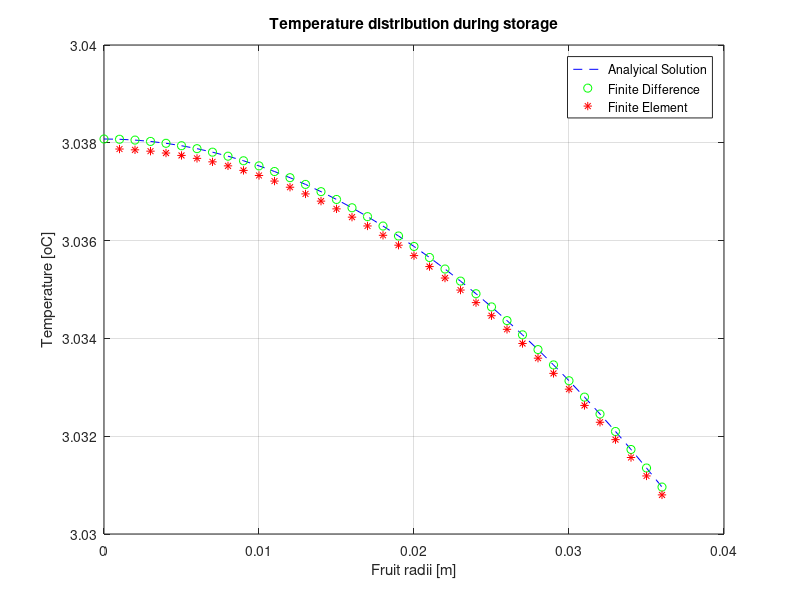

This chart was generated by the following MATLAB code:
%% Biological and Agricultural Engineering Department
% Modeling and Analysis of Physical and Biological Processes: EBS 270
% Homework No. 4 - Due Date: Jun 13, 2019
% Student: Guilherme De Moura Araujo
%% Start
clear all; clc;
%% Initialization of variables
T_Harvest = 26.7; % Ambiente Temperature at Harvest, (oC)
T_Storage = 3; % Storage temperature (oC)
rho = 998; % Density of orange (km/m3)
cp = 3900; % Specific heat of orange (J/kg/oC)
R = 0.036; % Radius of fruit (m) 
a0 = 4.71;
a1 = 3.55;
%A = a0 + a1*T; % Heat production due to respiration (J/(s-m3))
k = 0.47; % Thermal Conductivity of the fruit (W/m/oC)
h = 6; % Convective heat transfer coefficient at the fruit surface (W/m2/oC)
w = sqrt(a1/k);
he = h-k/0.036;
beta = (a0+a1*T_Harvest)/k;
u1 = 0.0;
Q = beta*0.036;
G = -w^2;
%% Analytical Solution from Homework1
% Storage conditions
dr = 0.001; %Random value adopted by student
T_Inf = T_Storage;
alpha = -(a0 + a1*T_Inf)/a1;
A = (-alpha*(k+he*R))/(he*sin(w*R)+k*w*cos(w*R));
j = 1;
TAnalytic = zeros(1,length(0:dr:R));
u = zeros(1,length(0:dr:R));
for r=0:dr:R
    if r == 0
      TAnalytic(j) = A*w-((a0+a1*T_Inf)/a1)+T_Inf;
    else
    u(j) = A*sin(w*r)+alpha*r;
    TAnalytic(j) = u(j)/r+T_Inf;
    end
    j = j+1;
end
TAnalytic = TAnalytic';
%% Finite Differences from Homework3
N = 37; % Number of nodes
dr = R/(N-1); % Delta r -> Same used for analytical solution
alpha = k/(dr*dr); % Constant
beta = a1-2*alpha;

A = zeros(N,N);
for i=1:N
    for j=1:N
        if i>=2
            if i==j
                A(i,j) = beta;
                A(i,j-1) = (alpha-alpha/(i-1));
                if i<N
                A(i,j+1) = (alpha+alpha/(i-1));
                end
            end
        end
    end
end

A(1,1) = a1-6*alpha;
A(1,2) = 6*alpha;
A(N,N-1) = 2*alpha;
A(N,N) = -2*(alpha+h/R+h/dr)+a1;

F = -a0*ones(N,1);
F(N)= -a0-2*h*(1/R+1/dr)*T_Storage;

TFinDiff = A\F;

%% Finite Element
T_Inf = T_Storage;
N = 37; % Number of nodes
L = 0.036/(N-1);
beta = (a0+a1*T_Inf)/k;
a = 1/L+G*L/3;
b = 1/L+G*L/6;
R = zeros(1,length(0:N-1));
for i=0:N-1
    R(i+1) = i*0.036/(N-1);
end

S = zeros(N-1,N-1);
for i=1:N-1
    for j=1:N-1
        if i>=2
            if i==j
                S(i,j) = 2*a;
                S(i,j-1) = -b;
                if i<N-1
                S(i,j+1) = -b;
                end
            end
        end
    end
end

S(1,1) = 2*a;
S(1,2) = -b;
S(N-1,N-2) = -b;
S(N-1,N-1) = a+he/k;

F = zeros(N-1,1);
F(1) = ((R(1)+R(3))/6+2*R(2)/3+b*u1);

for i=2:N-2
    F(i) = (R(i)+R(i+2))/6+2*R(i+1)/3;
end
F(N-1) = R(N-1)/6+R(N)/3;
F = beta*L*F;
u = S\F;
R2 = R(2:end)';
TFinEl = u./R2;
TFinEl = TFinEl + T_Inf;
%% PLOTS
plot(0:.036/36:0.036,TAnalytic,'b--');
hold on;
plot(0:.036/36:0.036,TFinDiff,'go');
plot(R2,TFinEl,'r*');
legend('Analyical Solution','Finite Difference','Finite Element'); 
title('Temperature distribution during storage');
xlabel('Fruit radii [m]');ylabel('Temperature [oC]'); grid